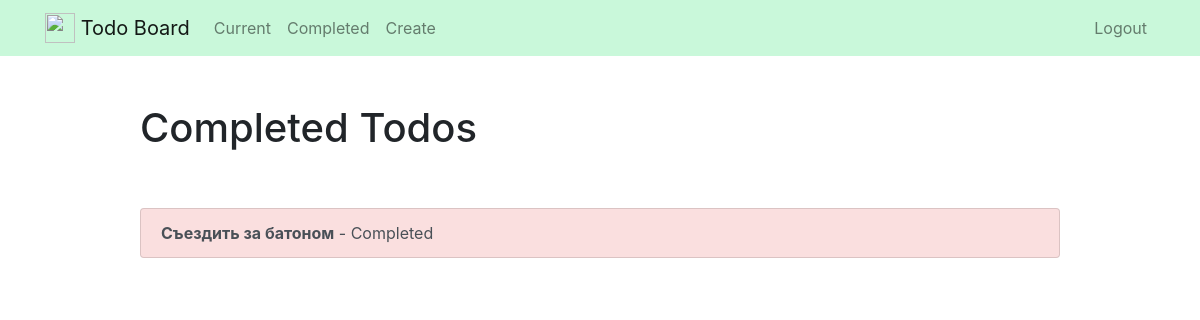
The app's page /completed/ (signed in), older data.
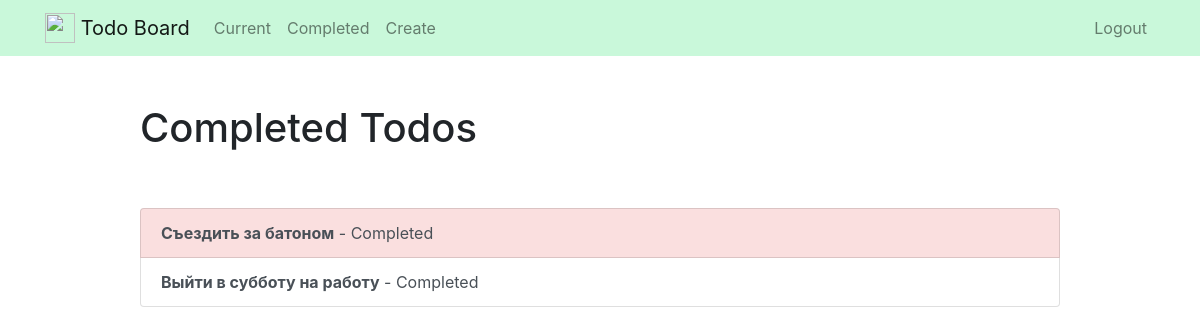
The same page, newer data.
### todo/models.py (models this page shows, shortened)
class ToDo(models.Model):
    title = models.CharField(max_length=100)
    description = models.TextField(verbose_name='Description', blank=True)
    important = models.BooleanField(default=False)
    created = models.DateTimeField(auto_now_add=True)
    timecompleted = models.DateTimeField(null=True, blank=True, verbose_name='The time when it was completed')
    user = models.ForeignKey(User, on_delete=models.CASCADE)
    class Meta:
        verbose_name_plural = 'Titles'
        ordering = ['created']

### todo/views.py (the view)
# urls.py: path('completed/', views.completed, name='completed'),
@login_required
def completed(request):
    todos = ToDo.objects.filter(user=request.user, timecompleted__isnull=False).order_by('-timecompleted')
    return render(request, 'completed.html', {'todos': todos})

### templates/completed.html
{% extends "base.html" %}
{% block content %}
    <div class="row justify-content-center mt-5">
        <div class="col-md-10">
            <h1>Completed Todos</h1>
        </div>
    </div>
    <div class="row justify-content-center mt-5">
        <div class="col-md-10">
            <div class="list-group">
                {% for todo in todos %}
                    <a href="{% url 'viewtodo' todo.id %}" class="list-group-item list-group-item-action" {% if todo.important %} style="background-color: #fadfdf;" {% endif %}>
                        <b>{{ todo.title }}</b> - Completed {{ todo.datecompleted|date:'M j Y H:i' }}</a>
                {% endfor %}
            </div>
        </div>
    </div>
{% endblock %}

Row changes from the older to the newer data that the page shows:
now on this page (row edited): ToDo: title "Выйти в субботу на работу", important False (drawn)
